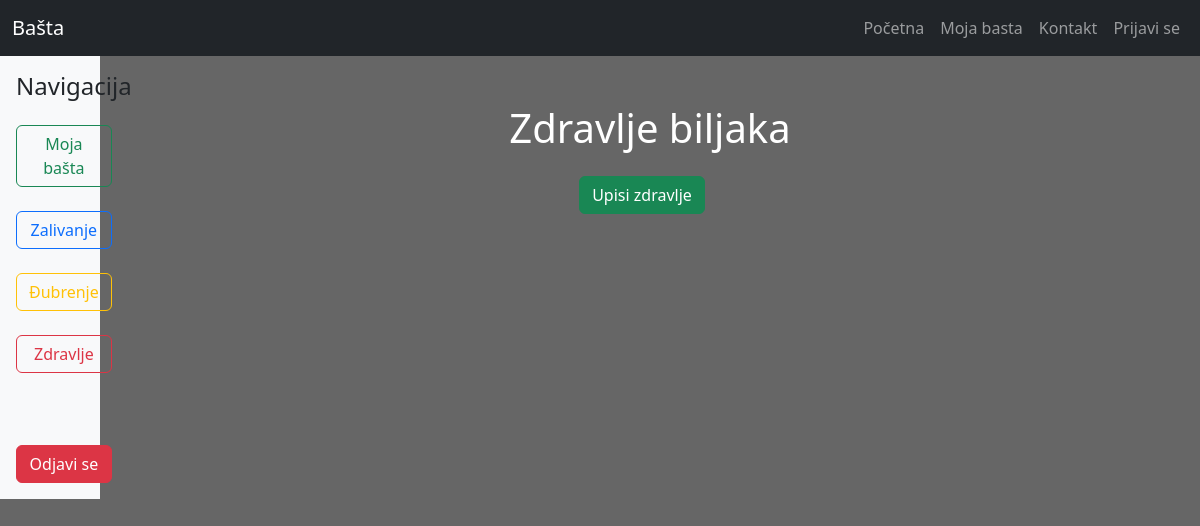
The page /Basta/pages/zdravlje.php (signed in) on the database as committed earlier.
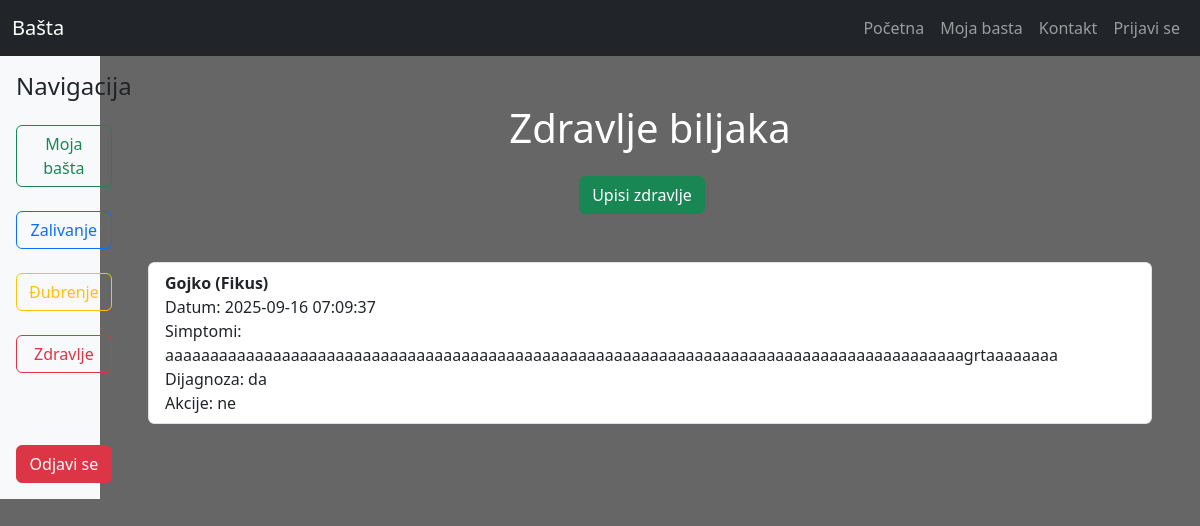
The same page on the database as committed later.
### tables this page shows
CREATE TABLE IF NOT EXISTS `zdravlje` (
  `zdravlje_id` int NOT NULL AUTO_INCREMENT,
  `basta_id` int NOT NULL,
  `datum` datetime NOT NULL,
  `simptomi` varchar(255) NOT NULL,
  `dijagnoza` varchar(255) NOT NULL,
  `akcije` varchar(255) NOT NULL,
  PRIMARY KEY (`zdravlje_id`),
  KEY `basta_id` (`basta_id`)
);

CREATE TABLE IF NOT EXISTS `basta` (
  `basta_id` int NOT NULL AUTO_INCREMENT,
  `korisnik_id` int NOT NULL,
  `biljka_id` int NOT NULL,
  `datum_dodavanja` datetime NOT NULL,
  `nadimak` varchar(30) DEFAULT NULL,
  `lokacija` varchar(30) NOT NULL,
  PRIMARY KEY (`basta_id`),
  KEY `korisnik_id` (`korisnik_id`,`biljka_id`),
  KEY `biljka_id` (`biljka_id`)
);

CREATE TABLE IF NOT EXISTS `biljke` (
  `biljka_id` int NOT NULL AUTO_INCREMENT,
  `naziv` varchar(50) NOT NULL,
  `latinski_naziv` varchar(50) NOT NULL,
  `tip` varchar(50) NOT NULL,
  `slika` varchar(255) NOT NULL,
  `zalivanje_dani` varchar(255) NOT NULL,
  `kolicina_vode` varchar(255) NOT NULL,
  `djubrenje_dani` varchar(255) NOT NULL,
  `tip_djubriva` varchar(255) NOT NULL,
  `osvetljenje` varchar(100) NOT NULL,
  PRIMARY KEY (`biljka_id`)
);

### Basta/classes/Zdravlje.php (called while the page is built, shortened)
<?php
class Zdravlje implements CrudInterface{
    private $conn;
    public function __construct($conn) {
        $this->conn = $conn;
    }
    public function zdravljaPoKorisniku($korisnik_id) {
        $query = "
        SELECT
        zdravlje.datum,
        zdravlje.simptomi,
        zdravlje.dijagnoza,
        zdravlje.akcije,
        zdravlje.zdravlje_id,
        basta.nadimak,
        biljke.naziv
        FROM zdravlje
        INNER JOIN basta ON zdravlje.basta_id = basta.basta_id
        INNER JOIN biljke ON basta.biljka_id = biljke.biljka_id
        WHERE basta.korisnik_id = ?
        ORDER BY zdravlje.datum DESC";
        $stmt = $this->conn->prepare($query);
        $stmt->bind_param("i", $korisnik_id);
        $stmt->execute();
        $result = $stmt->get_result();
        return $result->fetch_all(MYSQLI_ASSOC);
    }
}

### Basta/pages/zdravlje.php (the view, shortened to what this page needs)
<?php
require_once '../config/db.php';
require_once '../classes/Zdravlje.php';
include '../includes/navbar.php';
$zdravlje = new Zdravlje($conn);
$korisnik_id = $_SESSION['korisnik_id'];
$podaci = $zdravlje->zdravljaPoKorisniku($korisnik_id);
?>
<!DOCTYPE html>
<html>
<head>
    <link rel="stylesheet" href="../assets/css/style.css">
    <link href="https://cdn.jsdelivr.net/npm/bootstrap@5.3.3/dist/css/bootstrap.min.css" rel="stylesheet">
</head>
<body class="custom-bg">
    <div class="container-fluid">
        <div class="row">
            <?php include '../includes/navigacija.php';?>
            <div class="col-md-11 d-flex flex-column align-items-center p-5">
                <h1 class="text-center mb-4">Zdravlje biljaka</h1>
                <div class="d-flex justify-content-center mb-5">
                    <a href="upisi_zdravlje.php" class="btn btn-success me-3">Upisi zdravlje</a>
                </div>
                <div class="list-group overflow-auto" style="max-height: 500px;">
                    <?php foreach ($podaci as $z): ?>
                        <div class="list-group-item">
                            <strong><?= htmlspecialchars($z['nadimak']) ?> (<?= htmlspecialchars($z['naziv']) ?>)</strong><br>
                            Datum: <?= htmlspecialchars($z['datum']) ?><br>
                            Simptomi: <?= htmlspecialchars($z['simptomi']) ?><br>
                            Dijagnoza: <?= htmlspecialchars($z['dijagnoza']) ?><br>
                            Akcije: <?= htmlspecialchars($z['akcije']) ?>
                        </div>
                        <?php endforeach; ?>
                    </div>
                </div>
            </div>
        </div>
</body>
</html>

Rows that differ between the two databases and show on the page:
added zdravlje: basta.nadimak "Gojko", biljke.naziv "Fikus", datum "2025-09-16 07:09:37", simptomi "aaaaaaaaaaaaaaaaaaaaaaaaaaaaaaaaaaaaaaaaaaaaaaaaaaaaaaaaaaaaaaaaaaaaaaaaaaaaaaaaaaaaaaaaagrtaaaaaaaa", dijagnoza "da", akcije "ne"
